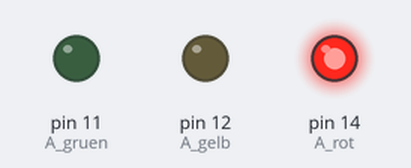
A sketch run on a simulated Arduino Uno, built with avr-gcc and run on an emulated ATmega328P. Shown: output pins drawn as LEDs (lit = HIGH).

Above: at 1.5 s.
At 3.5 s:
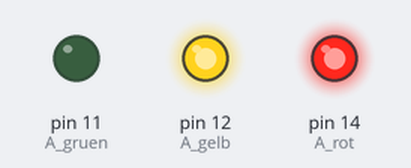
At 5.5 s:
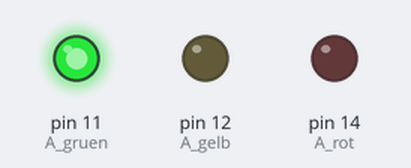
At 7.5 s:
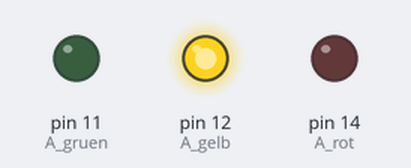
Timing chart, 0 to 10.4 s (numbered marks = the images above):
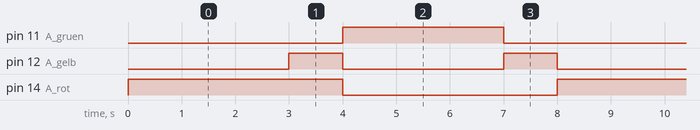

The sketch:

OrdnungMitFunktionen.ino
```cpp
// =====================================================================
// Ordnung mit Funktionen
// Jede Ampelphase steckt in einer eigenen Funktion - wie ein eigenes Rezept.
// =====================================================================

int A_rot   = 14;
int A_gelb  = 12;
int A_gruen = 11;

// Auch die Zeiten bekommen Namen:
int DauerRot     = 3000;
int DauerRotGelb = 1000;
int DauerGruen   = 3000;
int DauerGelb    = 1000;

// ---- unsere eigenen "Rezepte" ----
void ampelA_rot() {
  digitalWrite(A_rot,   HIGH);
  digitalWrite(A_gelb,  LOW);
  digitalWrite(A_gruen, LOW);
}

void ampelA_rotGelb() {
  digitalWrite(A_rot,   HIGH);
  digitalWrite(A_gelb,  HIGH);
  digitalWrite(A_gruen, LOW);
}

void ampelA_gruen() {
  digitalWrite(A_rot,   LOW);
  digitalWrite(A_gelb,  LOW);
  digitalWrite(A_gruen, HIGH);
}

void ampelA_gelb() {
  digitalWrite(A_rot,   LOW);
  digitalWrite(A_gelb,  HIGH);
  digitalWrite(A_gruen, LOW);
}

void setup() {
  pinMode(A_rot,   OUTPUT);
  pinMode(A_gelb,  OUTPUT);
  pinMode(A_gruen, OUTPUT);
}

void loop() {
  ampelA_rot();       delay(DauerRot);
  ampelA_rotGelb();   delay(DauerRotGelb);
  ampelA_gruen();     delay(DauerGruen);
  ampelA_gelb();      delay(DauerGelb);
}
```

Measured:
- by itself, pin 11 (A_gruen): alternates HIGH for 3.0 s and LOW for 5.0 s
- by itself, pin 12 (A_gelb): alternates HIGH for 1.0 s and LOW for 3.0 s
- by itself, pin 14 (A_rot): alternates HIGH for 4.0 s and LOW for 4.0 s
